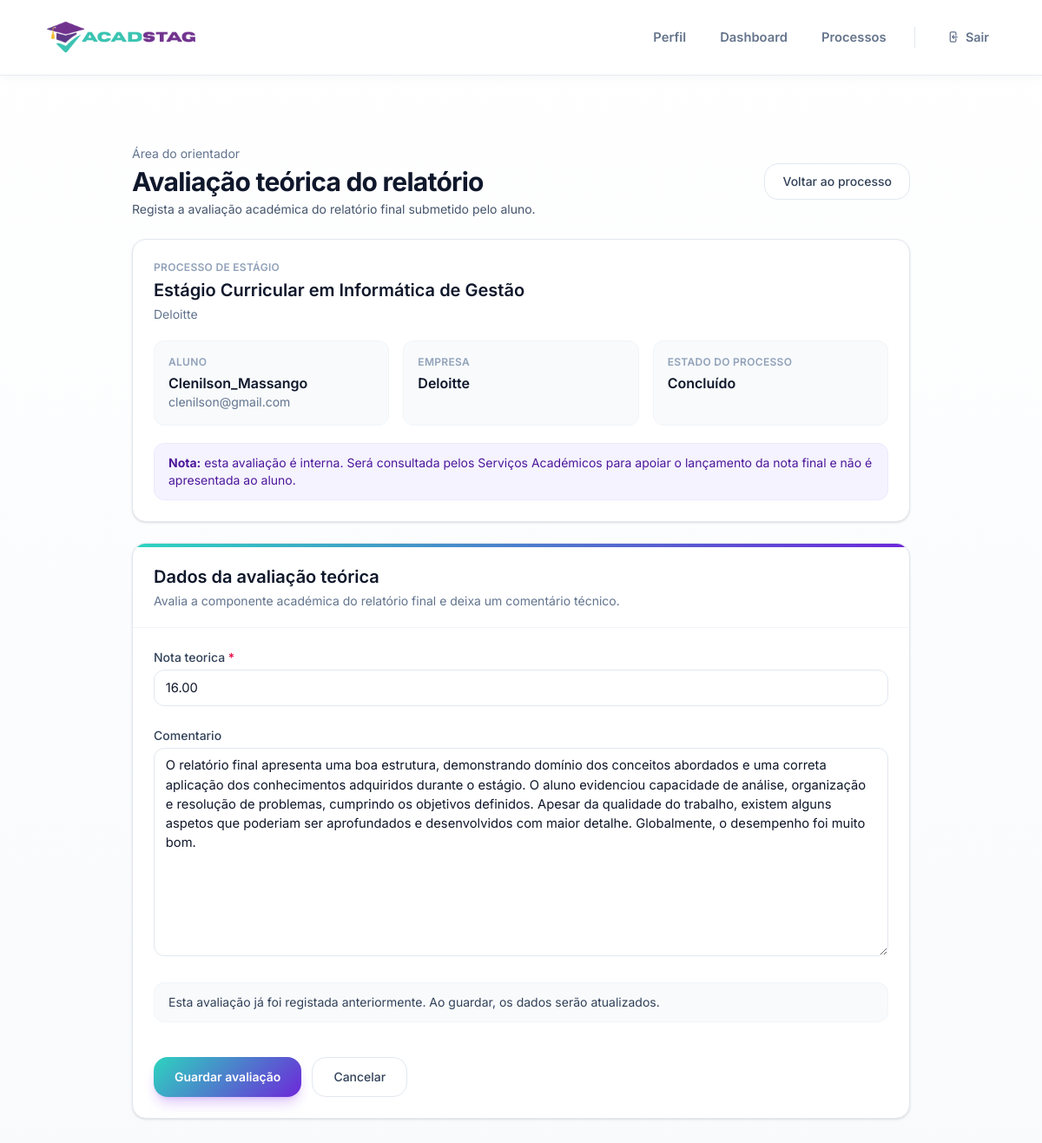
Page /avaliacoes/orientador/processo/1/ (signed in) on the committed database.
### processos/models.py (models this page shows, shortened)
class ProcessoEstagio(models.Model):
    class Estado(models.TextChoices):
        PREPARACAO = "PREPARACAO", "Preparação"
        EM_CURSO = "EM_CURSO", "Em curso"
        EM_AVALIACAO = "EM_AVALIACAO", "Em avaliação"
        CONCLUIDO = "CONCLUIDO", "Concluído"
    candidatura = models.OneToOneField(
        Candidatura,
        on_delete=models.CASCADE,
        related_name="processo",
    )
    orientador = models.ForeignKey(
        User,
        on_delete=models.SET_NULL,
        null=True,
        blank=True,
        related_name="processos_orientados",
        limit_choices_to={"role": "ORIENTADOR"},
    )
    supervisor_nome = models.CharField(max_length=150, blank=True)
    supervisor_email = models.EmailField(blank=True)
    supervisor_telefone = models.CharField(max_length=30, blank=True)
    supervisor_cargo = models.CharField(max_length=120, blank=True)
    local_estagio = models.CharField(max_length=200, blank=True)
    data_inicio = models.DateField(null=True, blank=True)
    data_fim = models.DateField(null=True, blank=True)
    acordo_estagio = models.FileField(
        upload_to="acordos_estagio/",
        validators=[FileExtensionValidator(allowed_extensions=["pdf"])],
        null=True,
        blank=True,
    )
    estado = models.CharField(
        max_length=30,
        choices=Estado.choices,
        default=Estado.PREPARACAO,
    )
    empresa_confirmada = models.BooleanField(default=False)
    validado_servicos_academicos = models.BooleanField(default=False)
    nota_final = models.DecimalField(
        max_digits=4,
        decimal_places=2,
        null=True,
        blank=True,
    )
    nota_publicada = models.BooleanField(default=False)
    criado_em = models.DateTimeField(auto_now_add=True)
    atualizado_em = models.DateTimeField(auto_now=True)
    class Meta:
        ordering = ["-criado_em"]

### candidaturas/models.py (models this page shows, shortened)
class Candidatura(models.Model):
    class Status(models.TextChoices):
        SUBMETIDA = "SUBMETIDA", "Submetida"
        ACEITE = "ACEITE", "Aceite"
        REJEITADA = "REJEITADA", "Rejeitada"
    aluno = models.ForeignKey(
        User,
        on_delete=models.CASCADE,
        related_name="candidaturas",
        limit_choices_to={"role": "ALUNO"},
    )
    estagio = models.ForeignKey(
        Estagio,
        on_delete=models.CASCADE,
        related_name="candidaturas",
    )
    cv = models.FileField(
        upload_to=upload_cv_path,
        validators=[FileExtensionValidator(allowed_extensions=["pdf"])],
        null=True,
        blank=True,
    )
    comprovativo_frequencia = models.FileField(
        upload_to=upload_comprovativo_path,
        validators=[FileExtensionValidator(allowed_extensions=["pdf"])],
        null=True,
        blank=True,
    )
    status = models.CharField(
        max_length=20,
        choices=Status.choices,
        default=Status.SUBMETIDA,
    )
    data_candidatura = models.DateTimeField(auto_now_add=True)
    class Meta:
        unique_together = ("aluno", "estagio")
        ordering = ["-data_candidatura"]

### estagios/models.py (models this page shows, shortened)
class Estagio(models.Model):
    titulo = models.CharField(max_length=200)
    descricao = models.TextField()
    area = models.CharField(max_length=100)
    duracao_meses = models.PositiveIntegerField(
        validators=[
            MinValueValidator(1),
            MaxValueValidator(12),
        ]
    )
    ativo = models.BooleanField(default=True)
    data_criacao = models.DateTimeField(auto_now_add=True)
    empresa = models.ForeignKey(
        Empresa,
        on_delete=models.CASCADE,
        related_name="estagios"
    )

### empresas/models.py (models this page shows, shortened)
class Empresa(models.Model):
    user = models.OneToOneField(
        User,
        on_delete=models.CASCADE,
        related_name="empresa",
        limit_choices_to={"role": "EMPRESA"},
    )
    nome = models.CharField(max_length=200)
    area = models.CharField(max_length=120, blank=True)
    contacto = models.CharField(max_length=120, blank=True)
    morada = models.CharField(max_length=200, blank=True)
    nif = models.CharField(max_length=20, blank=True)

### users/models.py (models this page shows, shortened)
class User(AbstractUser):
    class Roles(models.TextChoices):
        ALUNO = "ALUNO", "Aluno"
        EMPRESA = "EMPRESA", "Empresa"
        ORIENTADOR = "ORIENTADOR", "Orientador"
        ADMIN = "ADMIN", "Administrador"
    role = models.CharField(
        max_length=20,
        choices=Roles.choices,
        default=Roles.ALUNO
    )
    email = models.EmailField(unique=True, blank=True, null=True)

### avaliacoes/models.py (models this page shows, shortened)
class AvaliacaoOrientador(models.Model):
    processo = models.OneToOneField(
        ProcessoEstagio,
        on_delete=models.CASCADE,
        related_name="avaliacao_orientador",
    )
    orientador = models.ForeignKey(
        settings.AUTH_USER_MODEL,
        on_delete=models.SET_NULL,
        null=True,
        blank=True,
        related_name="avaliacoes_orientador",
    )
    nota_teorica = models.DecimalField(max_digits=4, decimal_places=2)
    comentario = models.TextField(blank=True)
    criada_em = models.DateTimeField(auto_now_add=True)
    atualizada_em = models.DateTimeField(auto_now=True)
    class Meta:
        ordering = ["-criada_em"]

### avaliacoes/views.py (the view)
@login_required
@role_required("ORIENTADOR", message="Acesso restrito a orientadores.")
def avaliar_estagio_orientador(request, processo_id):
    processo = get_object_or_404(
        ProcessoEstagio.objects.select_related(
            "candidatura",
            "candidatura__aluno",
            "candidatura__estagio",
            "candidatura__estagio__empresa",
            "orientador",
        ),
        pk=processo_id,
        orientador=request.user,
    )
    relatorio = getattr(processo.candidatura, "relatorio", None)
    if not relatorio:
        messages.error(
            request,
            "Só é possível avaliar depois de o aluno submeter o relatório final.",
        )
        return redirect("processos:orientador_detalhe", pk=processo.pk)
    avaliacao = getattr(processo, "avaliacao_orientador", None)
    if request.method == "POST":
        form = AvaliacaoOrientadorForm(request.POST, instance=avaliacao)
        if form.is_valid():
            avaliacao_guardada = form.save(commit=False)
            avaliacao_guardada.processo = processo
            avaliacao_guardada.orientador = request.user
            avaliacao_guardada.save()
            messages.success(request, "Avaliação teórica guardada com sucesso.")
            return redirect("processos:orientador_detalhe", pk=processo.pk)
    else:
        form = AvaliacaoOrientadorForm(instance=avaliacao)
    context = {
        "processo": processo,
        "avaliacao": avaliacao,
        "form": form,
    }
    return render(request, "avaliacoes/avaliacao_orientador_form.html", context)

### avaliacoes/forms.py (shortened to what this page needs)
class AvaliacaoOrientadorForm(BaseTailwindForm, forms.ModelForm):
    class Meta:
        model = AvaliacaoOrientador
        fields = ["nota_teorica", "comentario"]
        widgets = {
            "nota_teorica": forms.NumberInput(attrs={"min": 0, "max": 20, "step": "0.01"}),
        }

### templates/avaliacoes/avaliacao_orientador_form.html (shortened to what this page needs)
{% extends "base.html" %}
{% block content %}
<div class="max-w-4xl mx-auto py-8 space-y-6">
  <div class="flex flex-col md:flex-row md:items-center md:justify-between gap-4">
    <div>
      <p class="mb-1 text-sm text-slate-500">Área do orientador</p>
      <h1 class="text-3xl font-bold tracking-tight text-slate-900">Avaliação teórica do relatório</h1>
      <p class="mt-1 text-sm text-slate-600">Regista a avaliação académica do relatório final submetido pelo aluno.</p>
    </div>
    <a href="{% url 'processos:orientador_detalhe' processo.pk %}" class="inline-flex items-center justify-center rounded-2xl border border-slate-200 bg-white px-5 py-2.5 text-sm font-medium text-slate-700 transition hover:bg-slate-50">Voltar ao processo</a>
  </div>
  <div class="space-y-5 rounded-2xl border border-slate-200 bg-white p-6 shadow-sm">
    <div>
      <p class="mb-1 text-xs font-semibold uppercase tracking-wide text-slate-400">Processo de estágio</p>
      <h2 class="text-xl font-semibold text-slate-900">{{ processo.candidatura.estagio.titulo }}</h2>
      <p class="mt-1 text-sm text-slate-500">{{ processo.candidatura.estagio.empresa.nome }}</p>
    </div>
    <div class="grid gap-4 md:grid-cols-3">
      <div class="rounded-xl border border-slate-100 bg-slate-50 p-4">
        <p class="mb-1 text-xs font-semibold uppercase tracking-wide text-slate-400">Aluno</p>
        <p class="font-semibold text-slate-900">{{ processo.candidatura.aluno.get_full_name|default:processo.candidatura.aluno.username }}</p>
        {% if processo.candidatura.aluno.email %}<p class="text-sm text-slate-500">{{ processo.candidatura.aluno.email }}</p>{% endif %}
      </div>
      <div class="rounded-xl border border-slate-100 bg-slate-50 p-4">
        <p class="mb-1 text-xs font-semibold uppercase tracking-wide text-slate-400">Empresa</p>
        <p class="font-semibold text-slate-900">{{ processo.candidatura.estagio.empresa.nome }}</p>
      </div>
      <div class="rounded-xl border border-slate-100 bg-slate-50 p-4">
        <p class="mb-1 text-xs font-semibold uppercase tracking-wide text-slate-400">Estado do processo</p>
        <p class="font-semibold text-slate-900">{{ processo.get_estado_display }}</p>
      </div>
    </div>
    <div class="rounded-xl border border-violet-100 bg-violet-50 px-4 py-3">
      <p class="text-sm text-violet-900"><strong>Nota:</strong> esta avaliação é interna. Será consultada pelos Serviços Académicos para apoiar o lançamento da nota final e não é apresentada ao aluno.</p>
    </div>
  </div>
  <div class="overflow-hidden rounded-2xl border border-slate-200 bg-white shadow-sm">
    <div style="height:4px;background:linear-gradient(90deg,#2dd4bf,#6d28d9)"></div>
    <div class="border-b border-slate-100 px-6 py-5">
      <h2 class="text-xl font-semibold text-slate-900">Dados da avaliação teórica</h2>
      <p class="mt-1 text-sm text-slate-500">Avalia a componente académica do relatório final e deixa um comentário técnico.</p>
    </div>
    <form method="post" class="fx space-y-6 p-6">
      <div>
        <label class="mb-1 block text-sm font-medium text-slate-700">{{ form.nota_teorica.label }} <span class="text-rose-600">*</span></label>
        {{ form.nota_teorica }}
      </div>
      <div>
        <label class="mb-1 block text-sm font-medium text-slate-700">{{ form.comentario.label }}</label>
        {{ form.comentario }}
      </div>
      {% if avaliacao %}
        <div class="rounded-xl border border-slate-100 bg-slate-50 px-4 py-3">
          <p class="text-sm text-slate-700">Esta avaliação já foi registada anteriormente. Ao guardar, os dados serão atualizados.</p>
        </div>
      {% endif %}
      <div class="flex flex-wrap gap-3 pt-4">
        <button type="submit" style="background-image:linear-gradient(135deg,#2dd4bf,#6d28d9)" class="rounded-2xl px-6 py-3 text-sm font-semibold text-white shadow-lg shadow-violet-700/20 transition hover:-translate-y-0.5 hover:shadow-xl">Guardar avaliação</button>
        <a href="{% url 'processos:orientador_detalhe' processo.pk %}" class="rounded-2xl border border-slate-200 px-6 py-3 text-sm font-medium text-slate-700 transition hover:bg-slate-50">Cancelar</a>
      </div>
    </form>
  </div>
</div>
{% endblock %}

### templates/base.html (style rules this page uses)
:root { --teal: #2DD4BF; --teal-dk: #14B8A6; --purple: #6D28D9; --purple-hover: #5B21B6; --purple-lt: #F3E8FF; --gold: #F59E0B; --ink: #0F172A; --ink-mid: #64748B; --surface: #F8FAFC; --border: #E2E8F0; }
*, *::before, *::after { box-sizing: border-box; }
body { margin: 0; font-family: 'Inter', sans-serif; background: linear-gradient(to bottom, #ffffff, var(--surface)); color: var(--ink); -webkit-font-smoothing: antialiased; }
a { transition: color .18s ease; }

### templates/avaliacoes/avaliacao_orientador_form.html (style rules this page uses)
.fx input:not([type=checkbox]):not([type=radio]):not([type=file]), .fx select, .fx textarea { width:100%; border:1px solid #e2e8f0; border-radius:12px; padding:.55rem .8rem; font-size:.92rem; color:#0f172a; background:#fff; transition:border-color .15s ease, box-shadow .15s ease; }
.fx textarea { min-height:120px; }

### rows in the picture
ProcessoEstagio: candidatura.estagio.titulo "Estágio Curricular em Informática de Gestão", candidatura.estagio.empresa.nome "Deloitte", candidatura.aluno.get_full_name "Clenilson_Massango", candidatura.aluno.email "clenilson@gmail.com", estado "Concluído"
AvaliacaoOrientador: nota_teorica "16.00", comentario "O relatório final apresenta uma boa estrutura, demonstrando domínio dos conceitos abordados e uma correta aplicação dos conhecimentos adquiridos durante o estágio. O aluno evidenciou capacidade de análise, organização e resolução de problemas, cumprindo os objetivos definidos. Apesar da qualidade do trabalho, existem alguns aspetos que poderiam ser aprofundados e desenvolvidos com maior detalhe. Globalmente, o desempenho foi muito bom."
